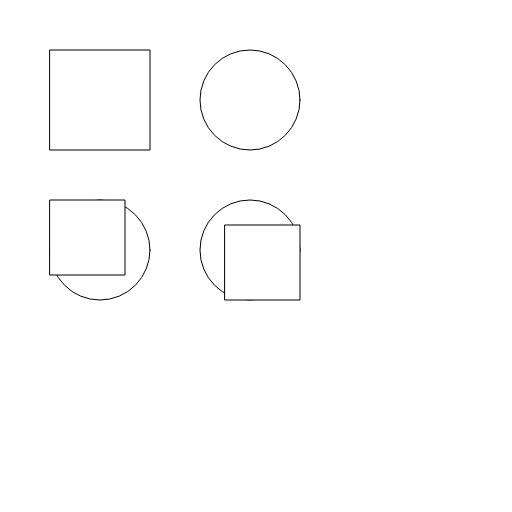
Frame 1 (no input)
Frame 60 (no input): identical to frame 1, image omitted
Frame 120 (the mouse pressed at the canvas centre since frame 60): identical to frame 1, image omitted

The p5.js sketch that drew this single still picture (run headless with seeded random() and noise() and a simulated clock; from frame 60 on, the mouse is pressed at the canvas centre):

// p5.js sketch
// ── sketch.js
function setup() 
{
    createCanvas(512,512);   
}

function draw()
{
    
    background(255);
    
    rect(50,50,100, 100);

    ellipse(250,100,100,100);
    
    ellipse(100,250,100,100);
    rect(50,200,75,75);
    
    ellipse(250,250,100,100);
    rect(225,225,75,75);
    
}
